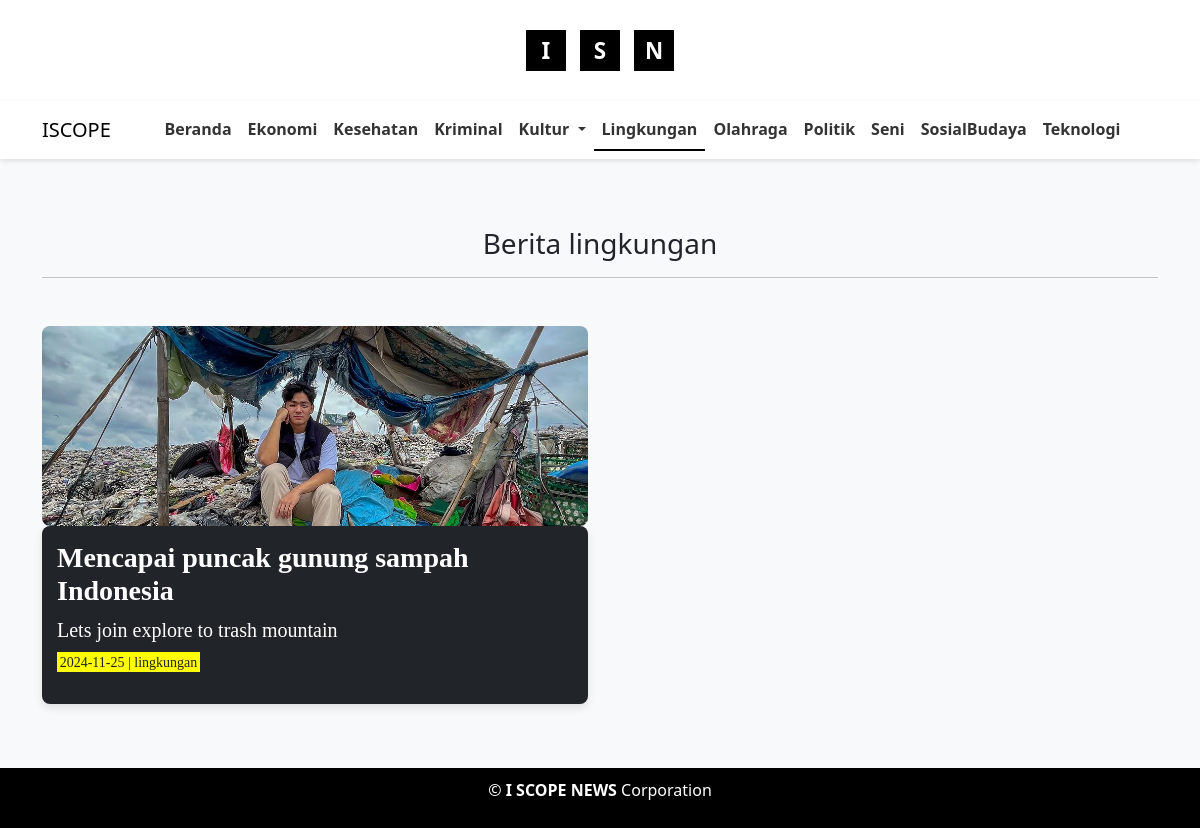
The page /?page=lingkungan on the database its author committed.
### tables this page shows
CREATE TABLE `lingkungan` (
  `id` int NOT NULL,
  `tgl` date NOT NULL,
  `judul` varchar(255) NOT NULL,
  `subjudul` varchar(255) NOT NULL DEFAULT '',
  `img` varchar(255) NOT NULL,
  `text` longtext NOT NULL,
  `jenis` varchar(50) NOT NULL
);

### lingkungan.php (the view, shortened to what this page needs)
<!DOCTYPE html>
<html lang="en">
<head>
    <link href="https://stackpath.bootstrapcdn.com/bootstrap/4.5.2/css/bootstrap.min.css" rel="stylesheet">
    <link href="https://cdn.jsdelivr.net/npm/bootstrap@5.3.3/dist/css/bootstrap.min.css" rel="stylesheet">
    <link href="https://cdnjs.cloudflare.com/ajax/libs/font-awesome/6.6.0/css/all.min.css" rel="stylesheet" />
    <link href="https://cdn.jsdelivr.net/npm/bootstrap@5.3.0-alpha1/dist/css/bootstrap.min.css" rel="stylesheet">
</head>
<body>
    <div class="container mt-5">
        <div class="text-center mb-5">
            <h3>Berita lingkungan</h3>
            <hr>
        </div>
        <div class="row">
            <?php
            include 'koneksi.php';
            $sql = mysqli_query($koneksi, "SELECT * FROM lingkungan ORDER BY tgl DESC");
            while ($data = mysqli_fetch_array($sql)) {
            ?>
                <div class="col-lg-6 col-md-12 mb-4">
                    <div class="team-item">
                        <img src="admin/lingkungan/<?php echo htmlspecialchars($data['img']); ?>" alt="Berita lingkungan">
                        <div class="content bg-dark">
                            <a href="lingkungan_lengkap.php?id=<?php echo $data['id']; ?>">
                                <h3><b><?php echo htmlspecialchars($data['judul']); ?></b></h3>
                                <h5><?php echo htmlspecialchars($data['subjudul']); ?></h5>
                                <p><mark><?php echo $data['tgl']; ?> | <?php echo htmlspecialchars($data['jenis']); ?></mark></p>
                            </a>
                        </div>
                    </div>
                </div>
            <?php } ?>
        </div>
    </div>
</body>
</html>

### index.php (style rules this page uses)
body { margin: 0; font-family: 'Roboto', sans-serif; display: flex; flex-direction: column; min-height: 100vh; background-color: #ffffff; color: #333333; }
mark { background-color: yellow; }

### lingkungan.php (style rules this page uses)
body { background-color: #f8f9fa; }
.team-item img { width: 100%; height: 200px; object-fit: cover; border-radius: 8px; }
.row { display: flex; flex-wrap: wrap; }
.team-item { display: flex; flex-direction: column; justify-content: space-between; height: 100%; }
.content { padding: 15px; border-radius: 8px; box-shadow: 0 4px 8px rgba(0, 0, 0, 0.1); margin-bottom: 20px; font-family: 'Times New Roman', Times, serif; display: flex; flex-direction: column; height: 100%; }
.content h3, .content h5 { margin: 0 0 10px; color: white; word-wrap: break-word; overflow-wrap: break-word; white-space: normal; }
.content p { font-size: 14px; color: white; }
.content a { text-decoration: none; color: white; }
mark { background: yellow; }

### rows shown on the page
lingkungan: img (picture), judul "Mencapai puncak gunung sampah Indonesia", subjudul "Lets join explore to trash mountain", tgl "2024-11-25", jenis "lingkungan"
